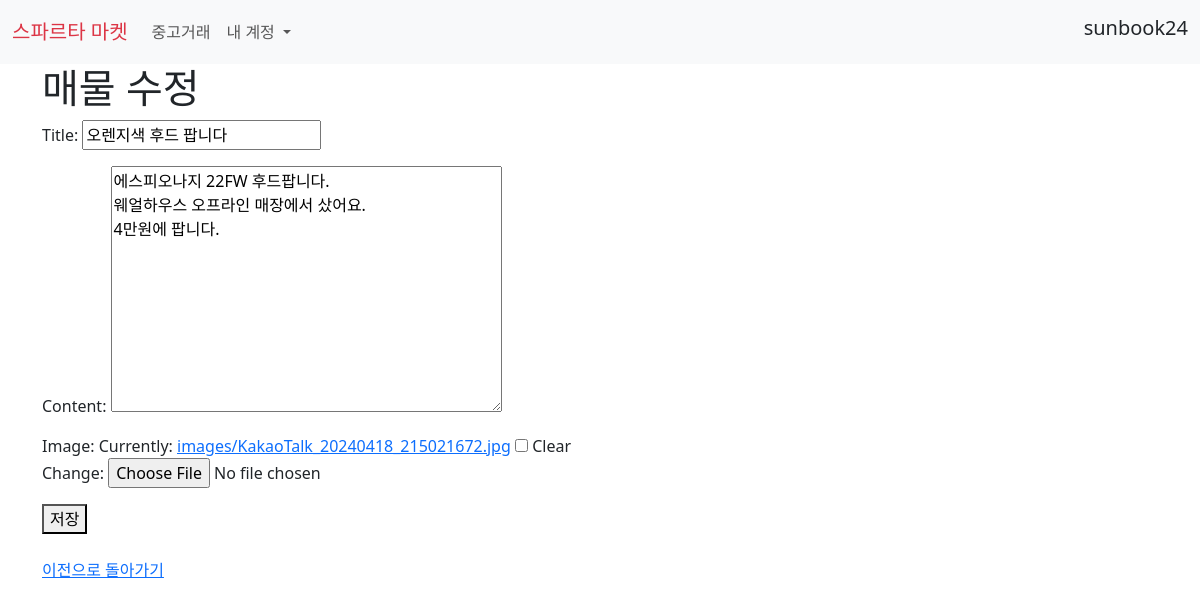
The page /products/12/update/ (signed in) on the database its author committed.
### accounts/models.py (models this page shows)
class User(AbstractUser):
    followings = models.ManyToManyField(
        "self", related_name="followers", symmetrical=False
    )

### products/models.py (models this page shows, shortened)
class Product(models.Model):
    title = models.CharField(max_length=50)
    content = models.TextField()
    created_at = models.DateTimeField(auto_now_add=True)
    updated_at = models.DateTimeField(auto_now=True)
    image = models.ImageField(upload_to = "images/", blank=True)
    author = models.ForeignKey(
        settings.AUTH_USER_MODEL,
        on_delete = models.CASCADE,
        related_name="products"
        )
    like_users = models.ManyToManyField(
        settings.AUTH_USER_MODEL, related_name="like_products"
    )

### products/views.py (the view)
# urls.py: path("update/", views.update, name="update"),
@login_required
@require_http_methods(["GET","POST"])
def update(request, pk):
    product = get_object_or_404(Product, pk=pk)
    if product.author == request.user:
        if request.method == "POST":
            form = ProductForm(request.POST, instance = product)
            if form.is_valid():
                product = form.save()
                return redirect("product_detail", product.pk)
        else:
            form = ProductForm(instance = product)
    else:
        return redirect("products")
    context = {
        "form":form,
        "product":product,
        }
    return render(request, "update.html", context)

### products/forms.py
class ProductForm(forms.ModelForm):
    class Meta:
        model = Product
        fields = "__all__"
        exclude = ('author','like_users',)

### products/templates/update.html (shortened to what this page needs)
{% extends "base.html" %}
{% block content %}
<h1>매물 수정</h1>
<form action= "{% url "update" product.pk %}" method="POST" enctype="multipart/form-data">
    {{ form.as_p }}
    <button type="submit">저장</button>
</form><br>
<a href="{% url "product_detail" product.pk %}">이전으로 돌아가기</a><br>
{% endblock content %}

### templates/base.html (shortened to what this page needs)
{% load static %}
<!DOCTYPE html>
<html lang="en">
  <head>
    <link href="https://cdn.jsdelivr.net/npm/bootstrap@5.3.3/dist/css/bootstrap.min.css" rel="stylesheet">
    <link rel="stylesheet" href="{% static "css/style.css" %}">
  </head>
  <body>
    <nav class="navbar navbar-expand-lg bg-body-tertiary">
      <div class="container-fluid">
        <a class="navbar-brand text-danger" href="{% url "index" %}">스파르타 마켓</a>
        <div class="collapse navbar-collapse" id="navbarSupportedContent">
          <ul class="navbar-nav me-auto mb-2 mb-lg-0">
            <li class="nav-item">
              <a class="nav-link" aria-current="page" href="{% url "products" %}">중고거래</a>
            </li>
            {% if request.user.is_authenticated %}
            <li class="nav-item dropdown">
              <a class="nav-link dropdown-toggle" href="#" role="button" data-bs-toggle="dropdown" aria-expanded="false">
                내 계정
              </a>
            </li>
            {% endif %}
          </ul>
          <div class = "navbar">
            {% if request.user.is_authenticated %}
            <h5>{{ request.user.username }}</h5>
            {% endif %}
          </div>
        </div>
      </div>
    </nav>
    <div class="container">
    {% block content %}
    {% endblock content %}
    </div>
  </body>
</html>

### rows shown on the page
User: user.username "sunbook24"
Product: title "오렌지색 후드 팝니다", content "에스피오나지 22FW 후드팝니다. 웨얼하우스 오프라인 매장에서 샀어요. 4만원에 팝니다."
